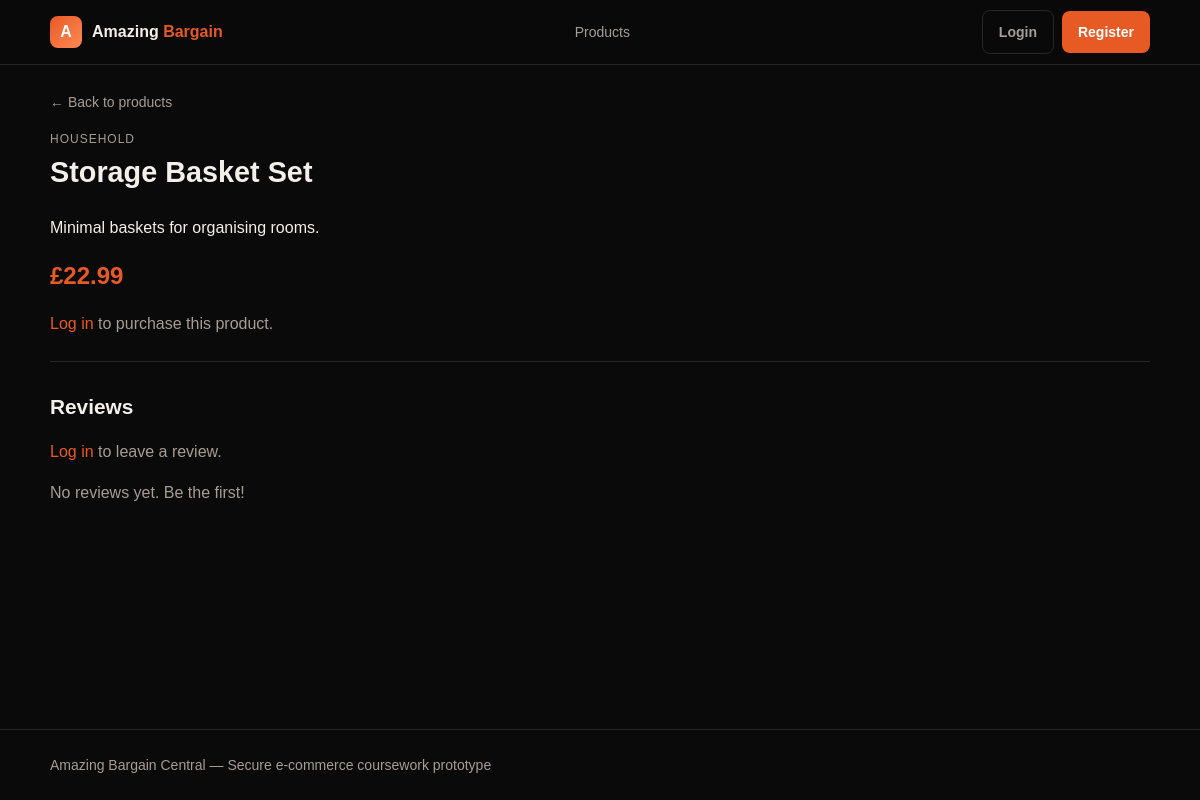
The page /product/8 on the database its author committed.
### tables this page shows
CREATE TABLE products (
        id INTEGER PRIMARY KEY AUTOINCREMENT,
        name TEXT NOT NULL,
        description TEXT NOT NULL,
        price REAL NOT NULL,
        category TEXT NOT NULL DEFAULT 'General',
        seller_id INTEGER,
        created_at TIMESTAMP DEFAULT CURRENT_TIMESTAMP,
        FOREIGN KEY (seller_id) REFERENCES users (id)
    );

### backend/app.py (the view)
@app.route("/product/<int:product_id>", methods=["GET"])
def product_detail(product_id):
    db = get_db()
    product = get_product_or_404(product_id)
    reviews = db.execute("""
        SELECT reviews.*, users.username
        FROM reviews JOIN users ON reviews.user_id = users.id
        WHERE reviews.product_id = ?
        ORDER BY reviews.id DESC
    """, (product_id,)).fetchall()
    has_purchased = False
    if "user_id" in session:
        order = db.execute(
            "SELECT id FROM orders WHERE user_id = ? AND product_id = ?",
            (session["user_id"], product_id)
        ).fetchone()
        has_purchased = order is not None
    log_activity("product_view", product["name"], product_id)
    return render_template(
        "product.html", product=product, reviews=reviews,
        has_purchased=has_purchased
    )

### backend/app.py (called while the page is built)
def get_db():
    if "db" not in g:
        g.db = sqlite3.connect(app.config["DATABASE"])
        g.db.row_factory = sqlite3.Row
        g.db.execute("PRAGMA foreign_keys = ON")
    return g.db

def log_activity(event_type, detail=None, product_id=None):
    db = get_db()
    db.execute(
        """INSERT INTO activity_logs
           (user_id, event_type, detail, product_id, ip_address, user_agent)
           VALUES (?, ?, ?, ?, ?, ?)""",
        (
            session.get("user_id"),
            event_type,
            detail,
            product_id,
            request.remote_addr,
            request.headers.get("User-Agent", "")[:256],
        )
    )
    db.commit()

def get_product_or_404(product_id):
    product = get_db().execute(PRODUCT_BY_ID_QUERY, (product_id,)).fetchone()
    if not product:
        abort(404)
    return product

@app.before_request
def check_csrf():
    if request.method == "POST":
        token = session.get("_csrf_token")
        if not token or token != request.form.get("_csrf_token"):
            abort(403)

@app.before_request
def make_session_permanent():
    session.permanent = True

### frontend/templates/product.html (shortened to what this page needs)
{% extends "base.html" %}
{% block content %}
<section class="page-section">
    <a href="{{ url_for('index') }}" class="back-link">&larr; Back to products</a>
    <div class="product-detail">
        <div class="product-cat">{{ product.category }}</div>
        <h1>{{ product.name }}</h1>
        <p>{{ product.description }}</p>
        <div class="price big">&pound;{{ "%.2f"|format(product.price) }}</div>
        {% if session.get('user_id') %}
        <form method="post" action="{{ url_for('buy_product', product_id=product.id) }}" class="buy-form">
            <input type="hidden" name="_csrf_token" value="{{ csrf_token() }}">
            <label for="quantity">Qty</label>
            <input type="number" name="quantity" id="quantity" value="1" min="1" max="99">
            <button type="submit" class="btn btn-primary">Buy now</button>
        </form>
        {% else %}
        <p class="muted"><a href="{{ url_for('login') }}">Log in</a> to purchase this product.</p>
        {% endif %}
    </div>
    <hr>
    <h2>Reviews</h2>
    {% if has_purchased and session.get('user_id') %}
    <form method="post" action="{{ url_for('add_review', product_id=product.id) }}"
          enctype="multipart/form-data" class="form-card review-form-card">
        <input type="hidden" name="_csrf_token" value="{{ csrf_token() }}">
        <h3>Leave a review</h3>
        <label for="rating">Rating</label>
        <select name="rating" id="rating" required>
            <option value="">Select rating</option>
            <option value="5">5 Stars</option>
            <option value="4">4 Stars</option>
            <option value="3">3 Stars</option>
            <option value="2">2 Stars</option>
            <option value="1">1 Star</option>
        </select>
        <label for="comment">Comment</label>
        <div class="format-toolbar">
            <button type="button" class="btn btn-secondary btn-sm format-btn" data-prefix="**" data-suffix="**">Bold</button>
            <button type="button" class="btn btn-secondary btn-sm format-btn" data-prefix="*" data-suffix="*">Italic</button>
            <button type="button" class="btn btn-secondary btn-sm" id="bullet-btn">Bullet point</button>
        </div>
        <textarea name="comment" id="comment" rows="4" maxlength="2000" required
                  placeholder="Write your review here. Use **bold**, *italic*, and lines starting with - for bullet points."></textarea>
        <p class="muted format-help">Formatting is limited on purpose: only bold, italic, and bullet points are supported.</p>
        <label for="image">Image (optional, max 2 MB, png/jpg/webp only)</label>
        <input type="file" name="image" id="image" accept=".png,.jpg,.jpeg,.webp">
        <button type="submit" class="btn btn-primary">Submit review</button>
    </form>
    {% elif session.get('user_id') and not has_purchased %}
    <p class="muted">You need to purchase this product before you can leave a review.</p>
    {% else %}
    <p class="muted"><a href="{{ url_for('login') }}">Log in</a> to leave a review.</p>
    {% endif %}
    {% if reviews %}
    <div class="reviews-list">
        {% for r in reviews %}
        <div class="review-card">
            <div class="review-header">
                <span class="rating">{{ '★' * r.rating }}{{ '☆' * (5 - r.rating) }}</span>
                <strong>{{ r.username }}</strong>
                <span class="muted">{{ r.created_at }}</span>
            </div>
            <div class="review-text">{{ format_review_comment(r.comment) }}</div>
            {% if r.image_filename %}
            <img src="{{ url_for('static', filename='uploads/' + r.image_filename) }}"
                  alt="Review upload" class="review-img">
            {% endif %}
        </div>
        {% endfor %}
    </div>
    {% else %}
    <p class="muted">No reviews yet. Be the first!</p>
    {% endif %}
</section>
{% endblock %}

### frontend/static/style.css (style rules this page uses)
:root { --bg: #0a0a0a; --panel: #121212; --panel-2: #1a1a1a; --text: #f3efe9; --muted: #a69d95; --border: #262626; --primary: #e75a24; --primary-hover: #c94818; --success: #25b864; --danger: #e74c3c; --warning: #f0c54a; --radius: 12px; }
* { box-sizing: border-box; }
html { scroll-behavior: smooth; }
body { margin: 0; font-family: Arial, Helvetica, sans-serif; background: var(--bg); color: var(--text); line-height: 1.6; min-height: 100vh; display: flex; flex-direction: column; }
a { color: var(--primary); text-decoration: none; }
.page-section { margin-bottom: 32px; }
.page-section h1 { margin: 0 0 20px; font-size: 1.8rem; }
.page-section h2 { margin: 28px 0 14px; font-size: 1.3rem; }
.back-link { display: inline-block; margin-bottom: 16px; color: var(--muted); font-size: 14px; }
.product-cat { color: var(--muted); font-size: 12px; text-transform: uppercase; letter-spacing: 1px; }
.price { font-weight: 700; color: var(--primary); font-size: 1.1rem; }
.price.big { font-size: 1.5rem; margin: 12px 0; }
.product-detail { margin-bottom: 24px; }
.muted { color: var(--muted); }
hr { border: none; border-top: 1px solid var(--border); margin: 24px 0; }

### rows shown on the page
products: category "HOUSEHOLD", name "Storage Basket Set", description "Minimal baskets for organising rooms.", price "22.99"
